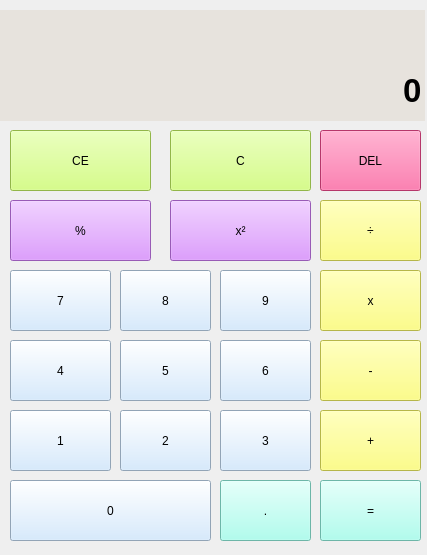
<?xml version="1.0" encoding="UTF-8"?>
<ui version="4.0">
 <class>QtCalcClass</class>
 <widget class="QWidget" name="QtCalcClass">
  <property name="enabled">
   <bool>true</bool>
  </property>
  <property name="geometry">
   <rect>
    <x>0</x>
    <y>0</y>
    <width>427</width>
    <height>555</height>
   </rect>
  </property>
  <property name="windowTitle">
   <string>QtCalc</string>
  </property>
  <property name="autoFillBackground">
   <bool>true</bool>
  </property>
  <property name="styleSheet">
   <string notr="true">QPushButton
{
	font:	normal 10pt '標楷體';
}

QPushButton:hover
{
	border: 1px solid rgb(0, 0, 0);
	background-color: rgb(221, 223, 221);
}

QPushButton#btn_C,#btn_CE
{
	font:	bold 12pt '標楷體';
	background-color: rgb(204, 255, 102);
}

QPushButton#btn_del
{
	font:	bold 12pt '標楷體';
	background-color: rgb(255, 77, 148);
}

QPushButton#btn_num0,#btn_num1,#btn_num2,#btn_num3,#btn_num4,#btn_num5,#btn_num6,#btn_num7,#btn_num8,#btn_num9
{
	font:	bold 12pt '標楷體';
	background-color: rgb(204, 230, 255);
}

QPushButton#btn_add,#btn_sub,#btn_mul,#btn_div
{
	font:	bold 12pt '標楷體';
	background-color: rgb(255, 255, 102);
}

QPushButton#btn_op1,#btn_op2
{
	font:	bold 12pt '標楷體';
	background-color: rgb(213, 128, 255);
}

QPushButton#btn_equal,#btn_dot
{
	font:	bold 12pt '標楷體';
	background-color: rgb(153, 255, 235);
}

QPushButton#btn_equal:hover,#btn_dot:hover
{
	border: 1px solid rgb(0, 0, 0);
	background-color: rgb(221, 223, 221);
}

QPushButton#btn_op1:hover,#btn_op2:hover
{
	border: 1px solid rgb(0, 0, 0);
	background-color: rgb(221, 223, 221);
}

QPushButton#btn_add:hover,#btn_sub:hover,#btn_mul:hover,#btn_div:hover
{
	border: 1px solid rgb(0, 0, 0);
	background-color: rgb(221, 223, 221);
}

QPushButton#btn_C:hover,#btn_CE:hover
{
	border: 1px solid rgb(0, 0, 0);
	background-color: rgb(221, 223, 221);
}

QPushButton#btn_del:hover
{
	border: 1px solid rgb(0, 0, 0);
	background-color: rgb(221, 223, 221);
}

QPushButton#btn_num0:hover,#btn_num1:hover,#btn_num2:hover,#btn_num3:hover,#btn_num4:hover,#btn_num5:hover,#btn_num6:hover,#btn_num7:hover,#btn_num8:hover,#btn_num9:hover
{
	border: 1px solid rgb(0, 0, 0);
	background-color: rgb(221, 223, 221);
}
</string>
  </property>
  <widget class="QPushButton" name="btn_num0">
   <property name="geometry">
    <rect>
     <x>10</x>
     <y>480</y>
     <width>201</width>
     <height>61</height>
    </rect>
   </property>
   <property name="text">
    <string>0</string>
   </property>
  </widget>
  <widget class="QPushButton" name="btn_dot">
   <property name="geometry">
    <rect>
     <x>220</x>
     <y>480</y>
     <width>91</width>
     <height>61</height>
    </rect>
   </property>
   <property name="text">
    <string>.</string>
   </property>
  </widget>
  <widget class="QPushButton" name="btn_num1">
   <property name="geometry">
    <rect>
     <x>10</x>
     <y>410</y>
     <width>101</width>
     <height>61</height>
    </rect>
   </property>
   <property name="text">
    <string>1</string>
   </property>
  </widget>
  <widget class="QPushButton" name="btn_num2">
   <property name="geometry">
    <rect>
     <x>120</x>
     <y>410</y>
     <width>91</width>
     <height>61</height>
    </rect>
   </property>
   <property name="text">
    <string>2</string>
   </property>
  </widget>
  <widget class="QPushButton" name="btn_num3">
   <property name="geometry">
    <rect>
     <x>220</x>
     <y>410</y>
     <width>91</width>
     <height>61</height>
    </rect>
   </property>
   <property name="text">
    <string>3</string>
   </property>
  </widget>
  <widget class="QPushButton" name="btn_num4">
   <property name="geometry">
    <rect>
     <x>10</x>
     <y>340</y>
     <width>101</width>
     <height>61</height>
    </rect>
   </property>
   <property name="text">
    <string>4</string>
   </property>
  </widget>
  <widget class="QPushButton" name="btn_num5">
   <property name="geometry">
    <rect>
     <x>120</x>
     <y>340</y>
     <width>91</width>
     <height>61</height>
    </rect>
   </property>
   <property name="text">
    <string>5</string>
   </property>
  </widget>
  <widget class="QPushButton" name="btn_num6">
   <property name="geometry">
    <rect>
     <x>220</x>
     <y>340</y>
     <width>91</width>
     <height>61</height>
    </rect>
   </property>
   <property name="text">
    <string>6</string>
   </property>
  </widget>
  <widget class="QPushButton" name="btn_num7">
   <property name="geometry">
    <rect>
     <x>10</x>
     <y>270</y>
     <width>101</width>
     <height>61</height>
    </rect>
   </property>
   <property name="text">
    <string>7</string>
   </property>
  </widget>
  <widget class="QPushButton" name="btn_num8">
   <property name="geometry">
    <rect>
     <x>120</x>
     <y>270</y>
     <width>91</width>
     <height>61</height>
    </rect>
   </property>
   <property name="text">
    <string>8</string>
   </property>
  </widget>
  <widget class="QPushButton" name="btn_num9">
   <property name="geometry">
    <rect>
     <x>220</x>
     <y>270</y>
     <width>91</width>
     <height>61</height>
    </rect>
   </property>
   <property name="text">
    <string>9</string>
   </property>
  </widget>
  <widget class="QPushButton" name="btn_CE">
   <property name="geometry">
    <rect>
     <x>10</x>
     <y>130</y>
     <width>141</width>
     <height>61</height>
    </rect>
   </property>
   <property name="text">
    <string>CE</string>
   </property>
  </widget>
  <widget class="QPushButton" name="btn_C">
   <property name="geometry">
    <rect>
     <x>170</x>
     <y>130</y>
     <width>141</width>
     <height>61</height>
    </rect>
   </property>
   <property name="text">
    <string>C</string>
   </property>
  </widget>
  <widget class="QPushButton" name="btn_del">
   <property name="geometry">
    <rect>
     <x>320</x>
     <y>130</y>
     <width>101</width>
     <height>61</height>
    </rect>
   </property>
   <property name="text">
    <string>DEL</string>
   </property>
  </widget>
  <widget class="QPushButton" name="btn_div">
   <property name="geometry">
    <rect>
     <x>320</x>
     <y>200</y>
     <width>101</width>
     <height>61</height>
    </rect>
   </property>
   <property name="text">
    <string>÷</string>
   </property>
  </widget>
  <widget class="QPushButton" name="btn_mul">
   <property name="geometry">
    <rect>
     <x>320</x>
     <y>270</y>
     <width>101</width>
     <height>61</height>
    </rect>
   </property>
   <property name="text">
    <string>x</string>
   </property>
  </widget>
  <widget class="QPushButton" name="btn_sub">
   <property name="geometry">
    <rect>
     <x>320</x>
     <y>340</y>
     <width>101</width>
     <height>61</height>
    </rect>
   </property>
   <property name="text">
    <string>-</string>
   </property>
  </widget>
  <widget class="QPushButton" name="btn_add">
   <property name="geometry">
    <rect>
     <x>320</x>
     <y>410</y>
     <width>101</width>
     <height>61</height>
    </rect>
   </property>
   <property name="text">
    <string>+</string>
   </property>
  </widget>
  <widget class="QPushButton" name="btn_equal">
   <property name="geometry">
    <rect>
     <x>320</x>
     <y>480</y>
     <width>101</width>
     <height>61</height>
    </rect>
   </property>
   <property name="text">
    <string>=</string>
   </property>
  </widget>
  <widget class="QLineEdit" name="lineEdit">
   <property name="geometry">
    <rect>
     <x>0</x>
     <y>60</y>
     <width>425</width>
     <height>61</height>
    </rect>
   </property>
   <property name="font">
    <font>
     <pointsize>25</pointsize>
     <bold>true</bold>
    </font>
   </property>
   <property name="autoFillBackground">
    <bool>false</bool>
   </property>
   <property name="styleSheet">
    <string notr="true">*
{
	border:none;
	background-color: rgb(231, 227, 221);
}</string>
   </property>
   <property name="text">
    <string>0</string>
   </property>
   <property name="cursorPosition">
    <number>1</number>
   </property>
   <property name="alignment">
    <set>Qt::AlignRight|Qt::AlignTrailing|Qt::AlignVCenter</set>
   </property>
   <property name="readOnly">
    <bool>true</bool>
   </property>
  </widget>
  <widget class="QLineEdit" name="lineEdit_2">
   <property name="geometry">
    <rect>
     <x>0</x>
     <y>10</y>
     <width>425</width>
     <height>51</height>
    </rect>
   </property>
   <property name="autoFillBackground">
    <bool>false</bool>
   </property>
   <property name="styleSheet">
    <string notr="true">*
{
	border:none;
	background-color: rgb(231, 227, 221);
	color: rgb(0, 0, 0);
}</string>
   </property>
   <property name="cursorPosition">
    <number>0</number>
   </property>
   <property name="alignment">
    <set>Qt::AlignRight|Qt::AlignTrailing|Qt::AlignVCenter</set>
   </property>
   <property name="readOnly">
    <bool>true</bool>
   </property>
  </widget>
  <widget class="QPushButton" name="btn_op1">
   <property name="geometry">
    <rect>
     <x>10</x>
     <y>200</y>
     <width>141</width>
     <height>61</height>
    </rect>
   </property>
   <property name="text">
    <string>%</string>
   </property>
  </widget>
  <widget class="QPushButton" name="btn_op2">
   <property name="geometry">
    <rect>
     <x>170</x>
     <y>200</y>
     <width>141</width>
     <height>61</height>
    </rect>
   </property>
   <property name="text">
    <string>x²</string>
   </property>
  </widget>
 </widget>
 <layoutdefault spacing="6" margin="11"/>
 <resources>
  <include location="QtCalc.qrc"/>
 </resources>
 <connections/>
</ui>
